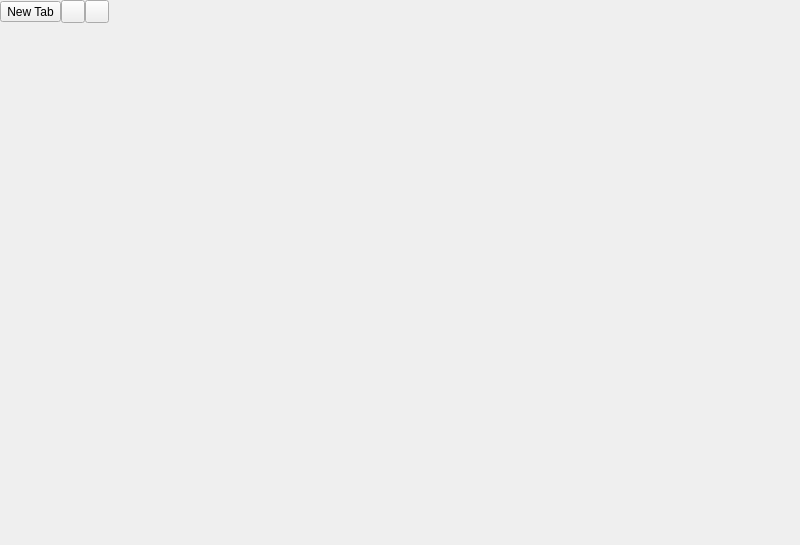
<?xml version="1.0" encoding="UTF-8"?>
<ui version="4.0">
 <class>MainWindow</class>
 <widget class="QMainWindow" name="MainWindow">
  <property name="geometry">
   <rect>
    <x>0</x>
    <y>0</y>
    <width>800</width>
    <height>545</height>
   </rect>
  </property>
  <property name="windowTitle">
   <string notr="true">MainWindow</string>
  </property>
  <property name="toolTip">
   <string notr="true"/>
  </property>
  <property name="statusTip">
   <string notr="true"/>
  </property>
  <property name="whatsThis">
   <string notr="true"/>
  </property>
  <property name="windowFilePath">
   <string notr="true"/>
  </property>
  <property name="accessibleName" stdset="0">
   <string notr="true"/>
  </property>
  <property name="accessibleDescription" stdset="0">
   <string notr="true"/>
  </property>
  <widget class="QWidget" name="centralwidget">
   <layout class="QGridLayout" name="gridLayout_2">
    <property name="margin">
     <number>0</number>
    </property>
    <property name="spacing">
     <number>0</number>
    </property>
    <item row="0" column="0">
     <widget class="QWidget" name="widget_Top" native="true">
      <layout class="QHBoxLayout" name="horizontalLayout">
       <property name="spacing">
        <number>0</number>
       </property>
       <property name="margin">
        <number>0</number>
       </property>
       <item>
        <widget class="QToolButton" name="Button_NewTab">
         <property name="text">
          <string>New Tab</string>
         </property>
        </widget>
       </item>
       <item>
        <widget class="QToolButton" name="toolButton_Clear"/>
       </item>
       <item>
        <widget class="QToolButton" name="toolButton_2"/>
       </item>
       <item>
        <spacer name="horizontalSpacer_2">
         <property name="orientation">
          <enum>Qt::Horizontal</enum>
         </property>
         <property name="sizeType">
          <enum>QSizePolicy::Expanding</enum>
         </property>
         <property name="sizeHint" stdset="0">
          <size>
           <width>657</width>
           <height>20</height>
          </size>
         </property>
        </spacer>
       </item>
      </layout>
     </widget>
    </item>
    <item row="1" column="0">
     <widget class="QTabWidget" name="chat_tabs">
      <property name="styleSheet">
       <string notr="true"/>
      </property>
      <property name="tabPosition">
       <enum>QTabWidget::South</enum>
      </property>
      <property name="tabShape">
       <enum>QTabWidget::Rounded</enum>
      </property>
      <property name="currentIndex">
       <number>-1</number>
      </property>
      <property name="documentMode">
       <bool>true</bool>
      </property>
      <property name="tabsClosable">
       <bool>true</bool>
      </property>
      <property name="movable">
       <bool>true</bool>
      </property>
     </widget>
    </item>
   </layout>
  </widget>
  <widget class="QMenuBar" name="menubar">
   <property name="geometry">
    <rect>
     <x>0</x>
     <y>0</y>
     <width>800</width>
     <height>21</height>
    </rect>
   </property>
  </widget>
  <action name="action_SwitchMiniStyle">
   <property name="checkable">
    <bool>true</bool>
   </property>
   <property name="text">
    <string>Mini Style</string>
   </property>
   <property name="shortcut">
    <string>F11</string>
   </property>
  </action>
  <action name="action_App_quit">
   <property name="icon">
    <iconset resource="../res_.qrc">
     <normaloff>:/images/res/Images/cancel.png</normaloff>:/images/res/Images/cancel.png</iconset>
   </property>
   <property name="text">
    <string>Выход</string>
   </property>
   <property name="shortcut">
    <string>Ctrl+Q</string>
   </property>
  </action>
  <action name="action_ShowPopup">
   <property name="checkable">
    <bool>true</bool>
   </property>
   <property name="text">
    <string>Show Popup</string>
   </property>
  </action>
 </widget>
 <resources>
  <include location="../res_.qrc"/>
 </resources>
 <connections/>
</ui>
